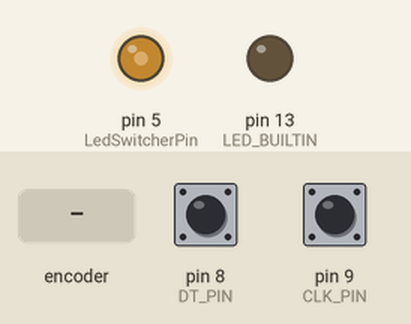
This sketch was run on a simulated Arduino Uno, built with avr-gcc and run on an emulated ATmega328P. Shown: output pins drawn as LEDs (lit = HIGH). The inputs (shaded band) are chosen by the test bench; at power-on: pin 8 (DT_PIN) HIGH, pin 9 (CLK_PIN) HIGH.

Above: at 2.4 s.
2.5 s: rotary encoder on pin 9 (CLK_PIN) / pin 8 (DT_PIN) turned 3 steps (first pin leading)
At 3.9 s:
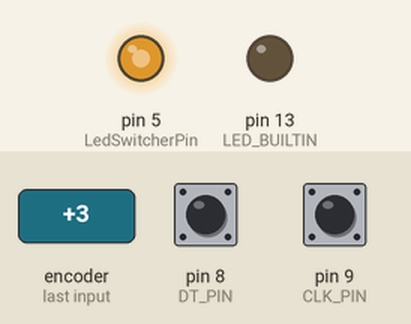
5.5 s: rotary encoder on pin 9 (CLK_PIN) / pin 8 (DT_PIN) turned 1 step (first pin leading)
At 5.9 s:
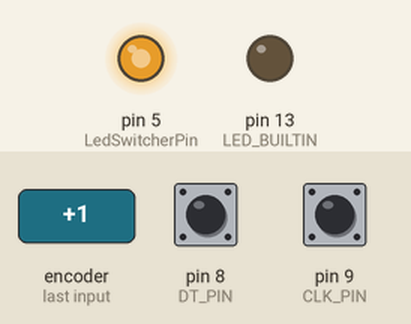
7.2 s: rotary encoder on pin 9 (CLK_PIN) / pin 8 (DT_PIN) turned 3 steps (first pin leading)
At 8.1 s:
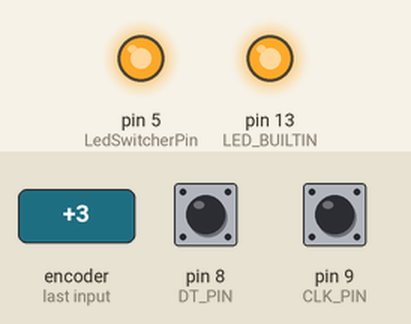
Timing chart, 0 to 10.2 s (numbered marks = the images above; inputs shaded):
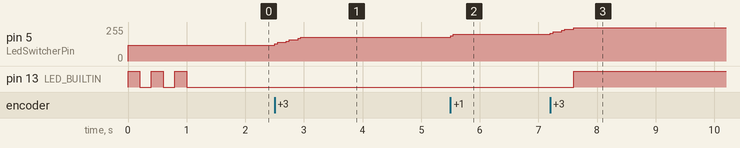

The sketch:

light_ctrl.ino
```cpp
 const int CLK_PIN = 9;  // to Clk on encoder
 const int DT_PIN = 8;  // to DT on encoder
 const int SW_PIN = 7;  // to Btn on encoder

 const int LedSwitcherPin = 5; // Pin 5 to Transistor PWM

 int clk, prevClk;
 int value = 120;

 void setup() {
   pinMode (LED_BUILTIN, OUTPUT);
   pinMode (CLK_PIN, INPUT);
   pinMode (DT_PIN, INPUT);
   pinMode (LedSwitcherPin, OUTPUT);
   analogWrite(LedSwitcherPin, value);
   prevClk = digitalRead(CLK_PIN);
   signOk();
 }

 void loop() {
   clk = digitalRead(CLK_PIN);
   if (clk != prevClk) { changeState(); };
   prevClk = clk;
   delay(1);
 }

 void changeState () {
   int data = digitalRead(DT_PIN);
   boolean movingUp = data != clk;

   if (movingUp) {
     if (value < 250) value += 10;
   } else {
     if (value > 0) value -= 10;

   }

   digitalWrite(LED_BUILTIN, value == 250);
   analogWrite(LedSwitcherPin, value);
 }

 void signOk () {
   for (int i = 1; i < 4; i++) {
     digitalWrite(13, HIGH);
     delay(200);
     digitalWrite(13, LOW);
     delay(200);
   }
 }
```

Measured:
- after the input at 2.5 s, pin 5 (LedSwitcherPin): 120/255 → 140/255 at once, → 160/255 0.20 s later, → 180/255 0.20 s later
- after the input at 5.5 s, pin 5 (LedSwitcherPin): 180/255 → 200/255 at once
- after the input at 7.2 s, pin 5 (LedSwitcherPin): 200/255 → 220/255 at once, → 240/255 0.20 s later, → 250/255 0.20 s later; pin 13 (LED_BUILTIN): LOW → HIGH after 0.40 s
